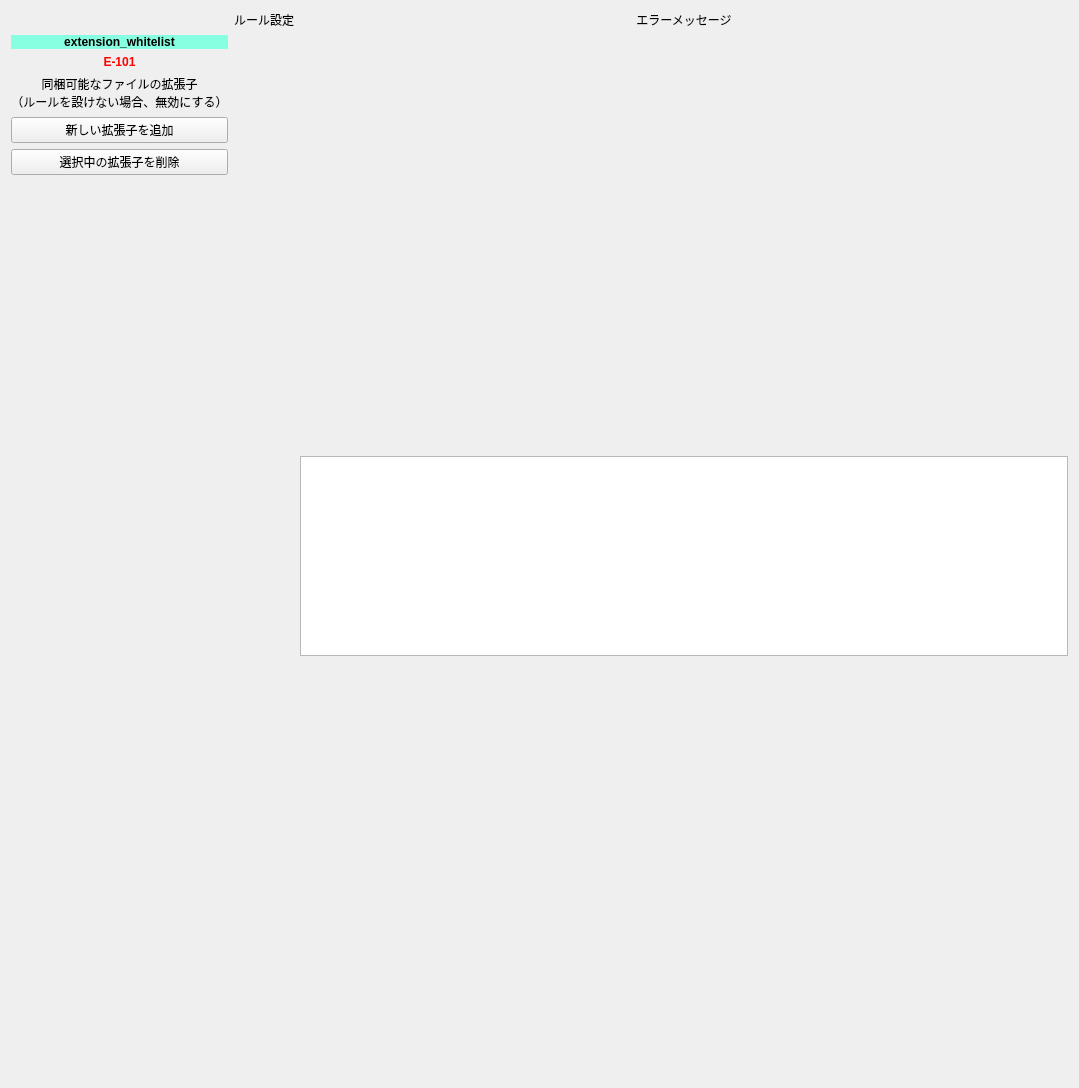
          <widget class="QWidget" name="scrollAreaWidgetContents_4">
           <property name="geometry">
            <rect>
             <x>0</x>
             <y>0</y>
             <width>1079</width>
             <height>1088</height>
            </rect>
           </property>
           <layout class="QGridLayout" name="gridLayout_4">
            <item row="0" column="3">
             <widget class="QLabel" name="label_44">
              <property name="text">
               <string>エラーメッセージ</string>
              </property>
              <property name="alignment">
               <set>Qt::AlignCenter</set>
              </property>
             </widget>
            </item>
            <item row="1" column="0">
             <layout class="QVBoxLayout" name="verticalLayout_24">
              <property name="sizeConstraint">
               <enum>QLayout::SetDefaultConstraint</enum>
              </property>
              <item>
               <widget class="QLabel" name="label_45">
                <property name="minimumSize">
                 <size>
                  <width>200</width>
                  <height>0</height>
                 </size>
                </property>
                <property name="font">
                 <font>
                  <pointsize>9</pointsize>
                  <weight>75</weight>
                  <bold>true</bold>
                 </font>
                </property>
                <property name="styleSheet">
                 <string notr="true">background-color:#87ffe1;</string>
                </property>
                <property name="text">
                 <string>extension_whitelist</string>
                </property>
                <property name="alignment">
                 <set>Qt::AlignCenter</set>
                </property>
                <property name="margin">
                 <number>3</number>
                </property>
               </widget>
              </item>
              <item>
               <widget class="QLabel" name="label_49">
                <property name="font">
                 <font>
                  <weight>75</weight>
                  <bold>true</bold>
                 </font>
                </property>
                <property name="styleSheet">
                 <string notr="true">color: red;</string>
                </property>
                <property name="text">
                 <string>E-101</string>
                </property>
                <property name="alignment">
                 <set>Qt::AlignCenter</set>
                </property>
               </widget>
              </item>
              <item>
               <widget class="QLabel" name="label_50">
                <property name="text">
                 <string>同梱可能なファイルの拡張子
（ルールを設けない場合、無効にする）</string>
                </property>
                <property name="alignment">
                 <set>Qt::AlignCenter</set>
                </property>
               </widget>
              </item>
              <item>
               <widget class="QPushButton" name="pushButton_25">
                <property name="sizePolicy">
                 <sizepolicy hsizetype="Minimum" vsizetype="Fixed">
                  <horstretch>0</horstretch>
                  <verstretch>0</verstretch>
                 </sizepolicy>
                </property>
                <property name="text">
                 <string>新しい拡張子を追加</string>
                </property>
               </widget>
              </item>
              <item>
               <widget class="QPushButton" name="pushButton_26">
                <property name="text">
                 <string>選択中の拡張子を削除</string>
                </property>
               </widget>
              </item>
              <item>
               <spacer name="verticalSpacer_12">
                <property name="orientation">
                 <enum>Qt::Vertical</enum>
                </property>
                <property name="sizeType">
                 <enum>QSizePolicy::Expanding</enum>
                </property>
                <property name="sizeHint" stdset="0">
                 <size>
                  <width>20</width>
                  <height>40</height>
                 </size>
                </property>
               </spacer>
              </item>
             </layout>
            </item>
            <item row="1" column="3">
             <widget class="QPlainTextEdit" name="plainTextEdit_5">
              <property name="sizePolicy">
               <sizepolicy hsizetype="Expanding" vsizetype="Maximum">
                <horstretch>0</horstretch>
                <verstretch>0</verstretch>
               </sizepolicy>
              </property>
              <property name="minimumSize">
               <size>
                <width>0</width>
                <height>200</height>
               </size>
              </property>
             </widget>
            </item>
            <item row="0" column="1">
             <widget class="QLabel" name="label_43">
              <property name="text">
               <string>ルール設定</string>
              </property>
              <property name="alignment">
               <set>Qt::AlignCenter</set>
              </property>
             </widget>
            </item>
           </layout>
          </widget>
